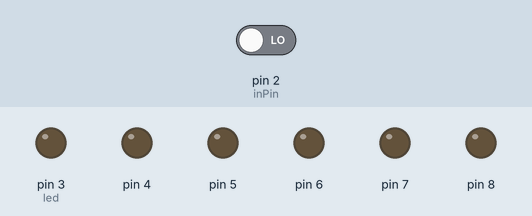
This sketch was run on a simulated Arduino Uno, built with avr-gcc and run on an emulated ATmega328P. On the bench: output pins drawn as LEDs (lit = HIGH). The inputs (shaded band) are chosen by the test bench; at power-on: pin 2 (inPin) LOW.

Above: at 1.2 s.
1.3 s: pin 2 (inPin) driven HIGH
At 2.2 s:
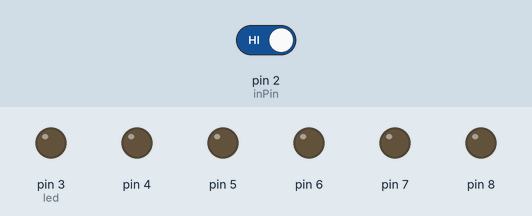
2.8 s: pin 2 (inPin) driven LOW
At 5.3 s:
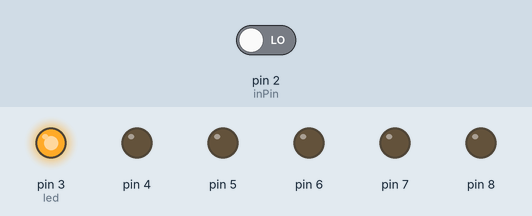
At 8.0 s:
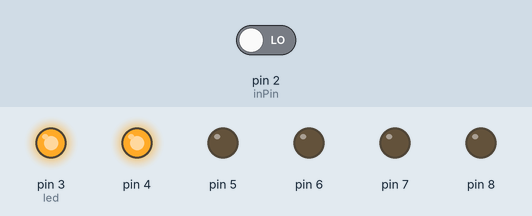
Timing chart, 0 to 28.2 s (numbered marks = the images above; inputs shaded):
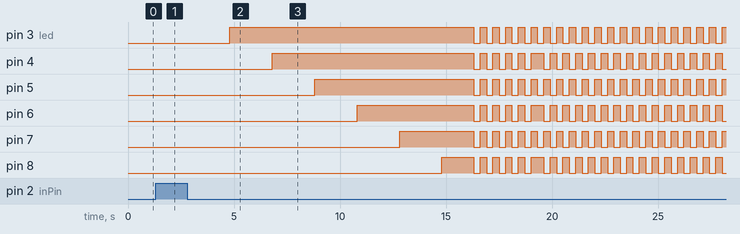

Measured:
- after the input at 1.3 s, pin 3 (led): stays LOW (without the input it goes to HIGH after 0.70 s)
- after the input at 2.8 s, pin 3 (led): LOW → HIGH after 2.0 s, then repeats every 0.60 s: LOW 0.30 s, HIGH 0.30 s; pin 4: goes HIGH 9.5 s, 4 × (LOW 0.30 s, HIGH 0.30 s), LOW 0.30 s, HIGH 0.60 s, 14 × (LOW 0.30 s, HIGH 0.30 s), then LOW, starting after 4.0 s

The sketch:

Project_8.ino
```cpp
int inPin = 2;
unsigned long previousTime;
int led = 3;
long interval = 2000;

void setup() {
  pinMode(inPin, INPUT);
  for(int i = 3; i < 9; i++) {
    pinMode(i, OUTPUT);
  }
}

void loop() {
  unsigned long currentTime = millis();
  int switchStatus = digitalRead(inPin);
  if(currentTime - previousTime > interval) {
    digitalWrite(led, HIGH);
    led++;
    previousTime = currentTime;

    if(led == 9) {
      delay(1500);
      for(int a = 0; a < 5; a++) {
        for(int i = 3; i < 9; i ++) {
          digitalWrite(i, LOW);
        }
        delay(300);
        for(int i = 3; i < 9; i ++) {
          digitalWrite(i, HIGH);
        }
        delay(300);
      }
      //reset timer for the LEDs
      previousTime = currentTime;
      do {
        //check the time in every loop
        currentTime = millis();
        //first scenario
        if(currentTime - previousTime <= 300) {
          for(int i = 3; i < 9; i += 2) {
            digitalWrite(i, LOW);
          }
          for(int i = 4; i < 9; i += 2) {
            digitalWrite(i, HIGH);
          }
        }
        //second scenario
        if(currentTime - previousTime > 300 && currentTime - previousTime <= 600) {
          for(int i = 3; i < 9; i += 2) {
            digitalWrite(i, HIGH);
          }
          for(int i = 4; i < 9; i += 2) {
            digitalWrite(i, LOW);
          }
        }
        //reset once one loop of the pattern finishes
        if(currentTime - previousTime > 600) {
          previousTime = currentTime;
        }
        //check the switch status
        switchStatus = digitalRead(inPin);
      }while(switchStatus == 0);
    }
  }


  if(switchStatus != 0) {
    for(int i = 3; i < 9; i++) {
    digitalWrite(i, LOW);
   }
   led = 3;
   previousTime = currentTime;
  }
  switchStatus = 0;
}
```
